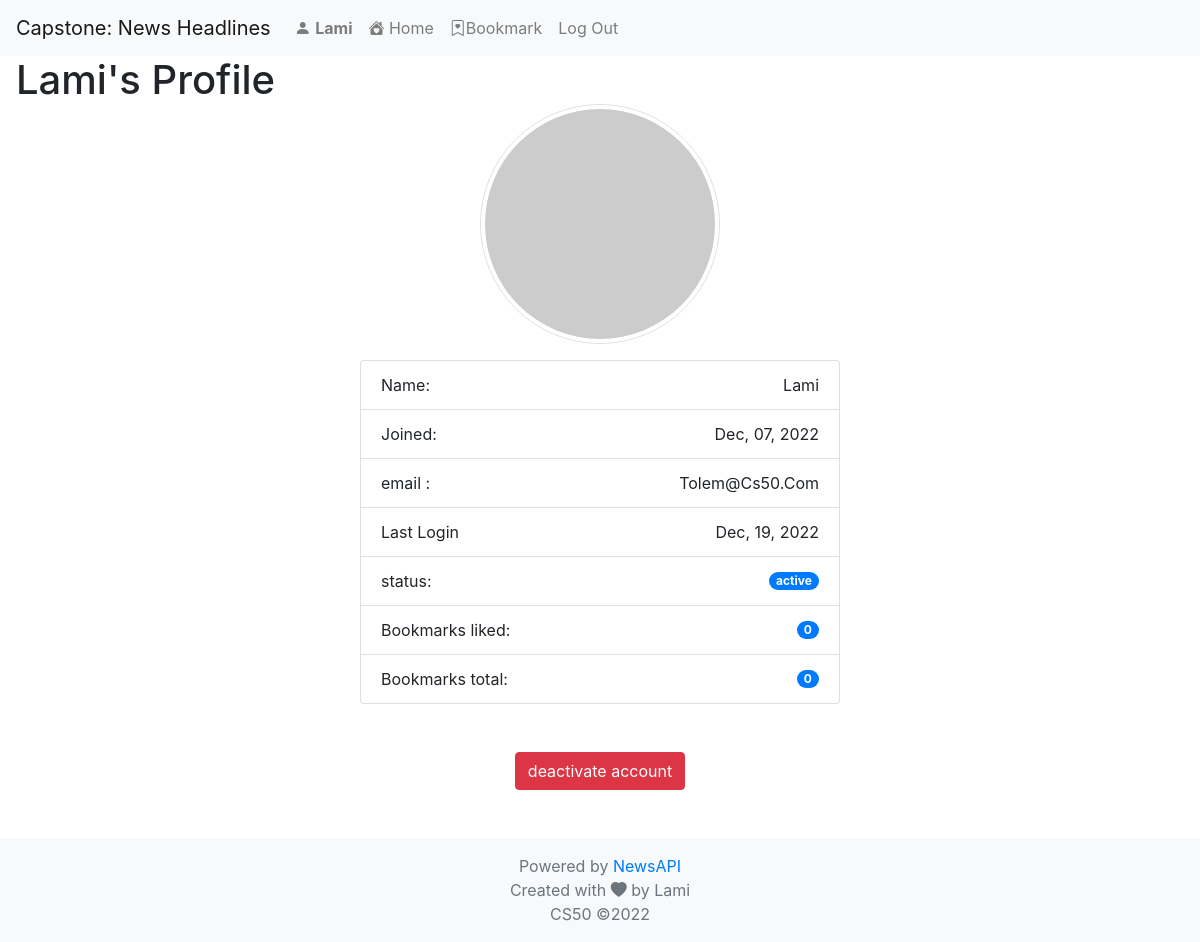
Page /profile (signed in) on the earlier database version.
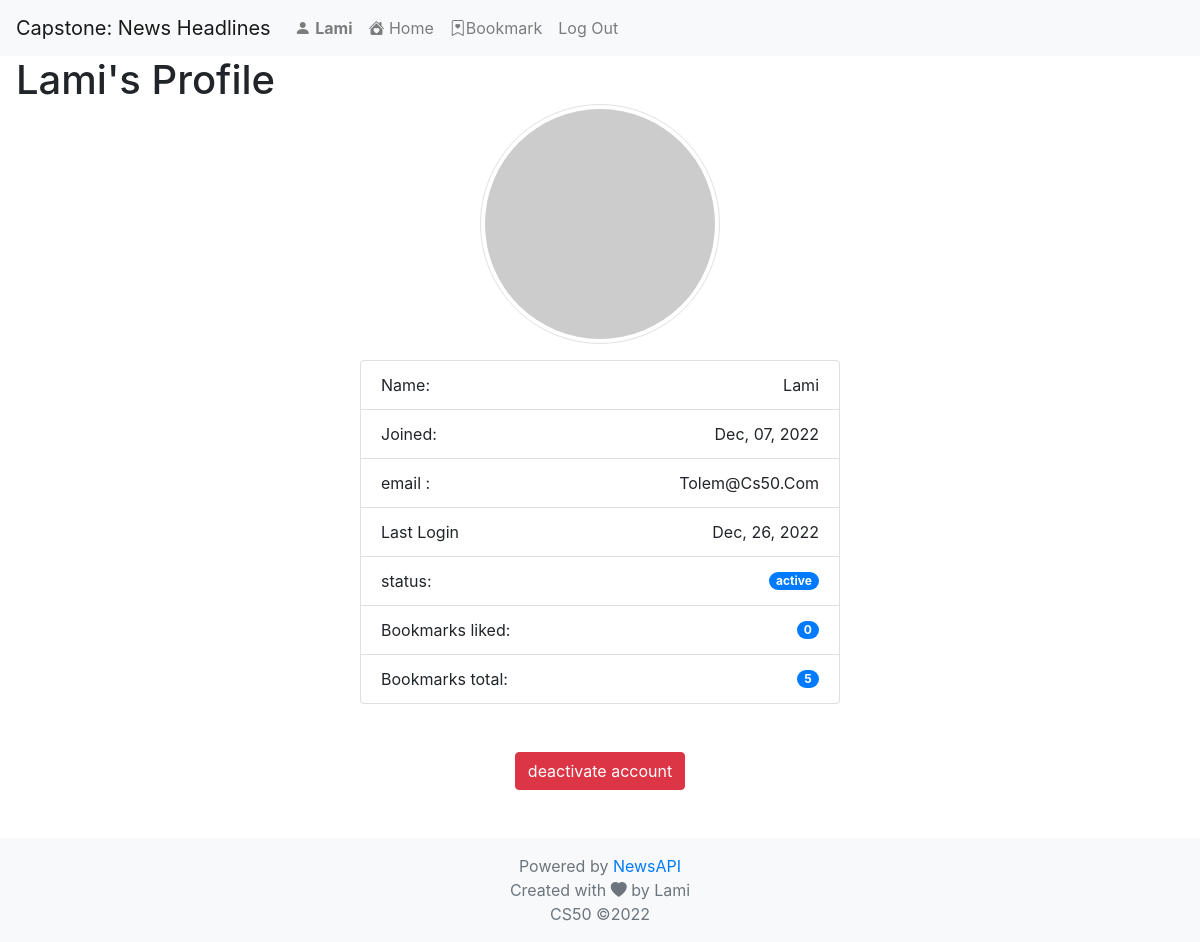
Same page on the later database version.
### capstone/models.py (models this page shows)
class User(AbstractUser):
    pass

### capstone/views.py (the view)
# urls.py: path('profile', views.user_profile, name='profile'),
@login_required
def user_profile(request):
    try:
        info_articles = request.user.user_newsfeeds.all()
        context = {'allCount':info_articles.count(), "likeCount": info_articles.filter(like=True).count()}
        return render(request, "capstone/userprofile.html", context)
    except User.DoesNotExist:
        return HttpResponse(status=404)

### capstone/templates/capstone/userprofile.html (shortened to what this page needs)
{% extends "capstone/layout.html" %}
{% load static %}
{% block body %}
{% block style %}
<link href="{% static 'capstone/styles.css' %}" rel="stylesheet">
{% endblock %}
<div class="mb-5"><h1 class="d-inline-block mb-0  ml-3 mr-1"> {{ user.username}}'s Profile </h1>
  <div class="text-center">
      <img src="https://robohash.org/23.238.193.4.png" style="width:20vw; display: inline-block;" class="img-fluid img-thumbnail rounded-pill rounded" alt="Responsive image"/>
<ul class=" mt-3 mb-0 list-group text-center"  style="width:40vw; display: inline-block; vertical-align:middle;">
<li class="list-group-item d-flex justify-content-between align-items-center">
  Name:
    <span class="text" id="username"> {{ user.username  }}</span>
  </li>
   <li class="list-group-item d-flex justify-content-between align-items-center">
      Joined:
    <span class="text-capitalize text-wrap">{{ user.date_joined|date:"M, d, Y" }}</span>
  </li>
  <li class="list-group-item d-flex justify-content-between align-items-center">
     email :
    <span id="countbadge" class="text-capitalize text-wrap">{{ user.email }}</span>
  </li>
    <li class="list-group-item d-flex justify-content-between align-items-center">
   Last Login
    <span class="text-capitalize text-wrap">{{ user.last_login|date:"M, d, Y" }}</span>
  </li>
    <li class="list-group-item d-flex justify-content-between align-items-center">
  status:
    <span class="badge badge-primary badge-pill">{% if user.pk %} active {% else %} false {% endif %}</span>
  </li>
      <li class="list-group-item d-flex justify-content-between align-items-center">
    Bookmarks liked:
    <span class="badge badge-primary badge-pill">{{ likeCount }}</span>
  </li>
      <li class="list-group-item d-flex justify-content-between align-items-center">
    Bookmarks total:
    <span class="badge badge-primary badge-pill">{{ allCount }}</span>
  </li>
</ul>
<br/>
<button type="button" class="btn btn-danger mt-5 " data-toggle="modal" data-target="#exampleModal">
  deactivate account
</button>
</div>
</div>
{% endblock %}

### capstone/templates/capstone/layout.html (shortened to what this page needs)
{% load static %}
<!DOCTYPE html>
<html lang="en">
    <head>
        <link rel="stylesheet" href="https://stackpath.bootstrapcdn.com/bootstrap/4.4.1/css/bootstrap.min.css">
        {% block style %}
        {% endblock %}
        <link rel="stylesheet" href="https://cdn.jsdelivr.net/npm/bootstrap-icons@1.10.2/font/bootstrap-icons.css">
           <link rel="stylesheet" href=
"https://cdnjs.cloudflare.com/ajax/libs/bootstrap-select/1.13.1/css/bootstrap-select.min.css">
    </head>
    <body>
        <div role="main" class="flex-shrink-0">
        <nav class="navbar navbar-expand-lg navbar-light bg-light">
            <a class="navbar-brand" href="#">Capstone: News Headlines </a>
            <div>
              <ul class="navbar-nav mr-auto">
                {% if user.is_authenticated %}
                    <li class="nav-item">
                        <a class="nav-link" href="{% url 'profile' %}"><i class="bi bi-person-fill"></i> <strong>{{ user.username }}</strong></a>
                    </li>
                {% endif %}
                <li class="nav-item">
                  <a class="nav-link" href="{% url 'index' %}"> <i class="bi bi-house-heart-fill"></i> Home</a>
                </li>
                {% if user.is_authenticated %}
                    <li class="nav-item">
                        <a class="nav-link" href="{% url 'bookmark' %}"><i class="bi bi-bookmark-heart"></i>Bookmark</a>
                    </li>
                    <li class="nav-item">
                        <a class="nav-link" href="{% url 'logout' %}">Log Out</a>
                    </li>
                {% endif %}
              </ul>
            </div>
          </nav>
        <div class="body">
            {% block body %}
            {% endblock %}
        </div>
       </div>
<footer class="footer mt-auto py-3 mb-0  bg-light">
  <div >
    <span class="text-muted"> Powered by <span class="tag is-success"><a href="https://newsapi.org/" target="_blank">NewsAPI</a></span> <br> Created with <i class="bi bi-heart-fill"></i> by  Lami <br> CS50 &copy;2022</span>
  </div>
</footer>
    </body>
</html>

Differences in the rows shown:
changed User "Lami": last_login "Dec, 19, 2022" → "Dec, 26, 2022"
Other differences:
{{ allCount }}: "0" → "5"
